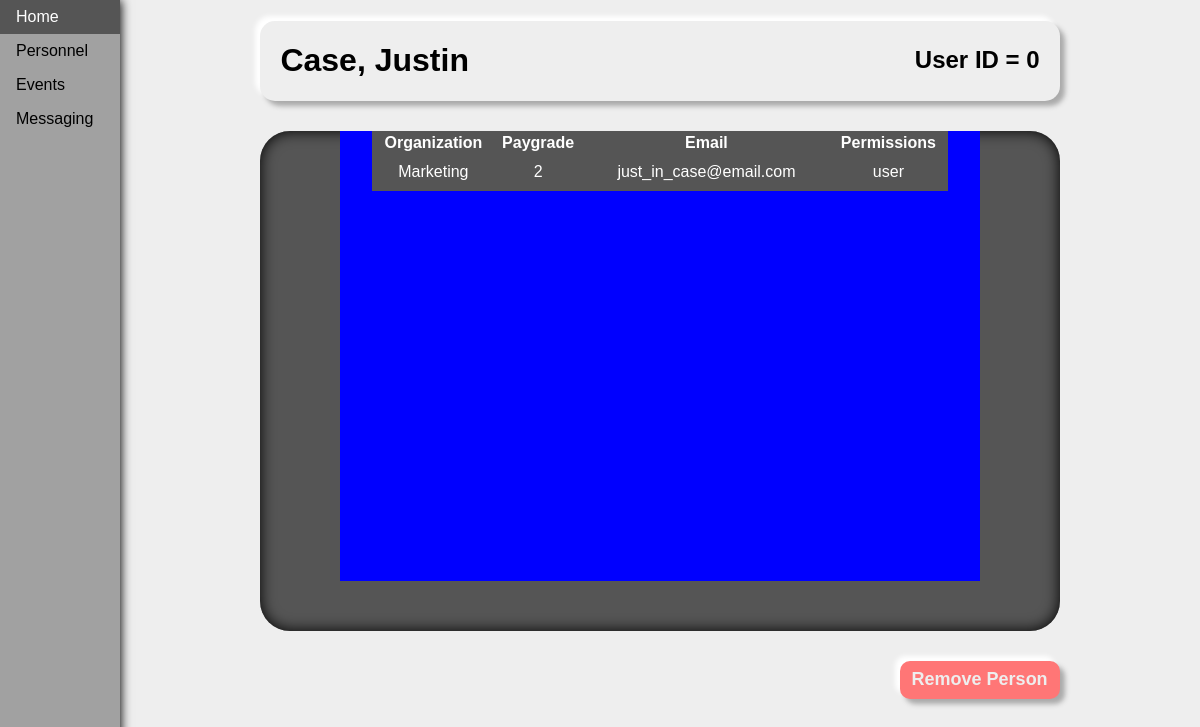
/PM-pages/user_data.php?user_ID=0, run on the app's committed database.
### tables this page shows
CREATE TABLE `people` (
  `user_ID` int(11) NOT NULL,
  `First_Name` varchar(30) NOT NULL,
  `Last_Name` varchar(30) NOT NULL,
  `Email` varchar(50) NOT NULL,
  `Activation_Date` date NOT NULL,
  `Pay_Grade` int(11) NOT NULL,
  `Organization` int(11) NOT NULL,
  `Extra_1` int(11) NOT NULL,
  `Extra_2` int(11) NOT NULL,
  `Extra_3` int(11) NOT NULL,
  `Extra_4` int(11) NOT NULL,
  `Extra_5` int(11) NOT NULL,
  `permissions` varchar(12) DEFAULT NULL
);

CREATE TABLE `groups` (
  `ID` int(11) NOT NULL,
  `group_name` varchar(100) NOT NULL,
  `supervisor_ID` int(11) DEFAULT NULL
);

### PM-extras/db_utils.php (called while the page is built, shortened)
<?php
function get_user_name($link, $user_ID) {
	$full_name = "";
	$query = "SELECT Last_Name, First_Name FROM People WHERE People.user_ID = " . $user_ID;
	if ($result = mysqli_query($link, $query)) {
		$row = mysqli_fetch_array($result);
		$full_name = $row['Last_Name'] . ", " . $row['First_Name'];
	} else {
		echo "ERROR: Could not execute sql query."
									.mysqli_error($link);
	}
	return $full_name;
}
function get_user_info($link, $UID) {
	$res = mysqli_query($link, "SELECT * FROM people JOIN groups ON people.Organization = groups.ID WHERE user_ID = ". $UID);
	$row = mysqli_fetch_array($res);
	$row["supervisor_name"] = get_user_name($link, $row["supervisor_ID"]);
	$get_gps = mysqli_query($link, "SELECT ID, group_name FROM groups");
	while ($gp_row = mysqli_fetch_array($get_gps)) {
		$gp_names[$gp_row["ID"]] = $gp_row["group_name"];
	}
	$extras = "";
	if ($extras == "") $row["extras"] = "None";
		else $row["extras"] = $extras;
	return $row;
}
?>

### PM-pages/user_data.php (the view, shortened to what this page needs)
<!DOCTYPE html>
<html>
<head>
    <link rel="stylesheet" type="text/css" href="../PM-css/styles.css">
</head>
<body>
    <?php require('../PM-extras/db_utils.php');
        $link = create_connection();
        $UID = $_GET['user_ID'];
    ?>
    <ul>
        <li><a href="../index.php">Home</a></li>
        <li><a href="personnel.php">Personnel</a></li>
        <li><a href="events.php">Events</a class="active"></li>
        <li><a href="messaging.php">Messaging</a></li>
    </ul>
    <div class="page_body">
        <div class="user_data_container">
            <div class="top_line">
                <div class="top_line_L">
                    <h1><?php echo get_user_name($link, $UID); ?></h1>
                </div>
                <div class="top_line_R">
                    <h2>User ID = <?php echo $UID; ?></h2>
                </div>
            </div>
            <div>
                <div class="user_info_box">
                    <div class="user_column">
                        <?php $row = get_user_info($link, $UID); ?>
                        <table id="user_info_table">
                            <tr>
                                <th>Organization</th>
                                <th>Paygrade</th>
                                <th>Email</th>
                                <th>Permissions</th>
                            </tr>
                            <tr>
                                <?php
                                    echo "<td class='user_cell'>".$row['group_name']."</td>";
                                    echo "<td class='user_cell'>".$row['Pay_Grade']."</td>";
                                    echo "<td class='user_cell'>".$row['Email']."</td>";
                                    echo "<td class='user_cell'>".$row['permissions']."</td>";
                                ?>
                            </tr>
                        </table>
                    </div>
                </div>
            </div>
            <div class="remove_button" onclick="openTab('b3');">
                Remove Person
            </div>
        </div>
    </div>
</body>
</html>

### PM-css/styles.css (style rules this page uses)
* { font-family: Arial; }
body { margin: 0; background-color: #EEEEEE; }
.page_body { margin-left: 200px; margin-right: 80px; padding: 1px 16px; }
.user_data_container { width: 90%; margin: 0 auto; }
.top_line { margin-top: 20px; margin-left: auto; margin-right: auto; height: 80px; padding-left: 20px; padding-right: 20px; background-color: #EEE; border-radius: 15px; box-shadow: 5px 5px 5px #AAAAAA, -5px -5px 5px #FFFFFF; }
.top_line_L { width: 50%; height: 100%; float: left; }
.top_line_R { width: 50%; height: 100%; float: left; text-align: right; margin-top: 5px; }
.user_info_box { margin: 30px auto; height: 500px; background-color: #555; border-radius: 30px; box-shadow: inset 0 0 15px #000000; }
.user_column { margin: 0 auto; width: 80%; height: 90%; color: white; background-color: blue; }
#user_info_table { width: 90%; margin: 10px auto; text-align: center; background-color: #555; }
.user_cell { text-align: center; white-space: nowrap; padding: 8px 15px 8px 15px; }
.remove_button { float: right; width: 150px; height: 30px; padding: 8px 5px 0px 5px; border-radius: 10px; text-align: center; font-size: 18px; font-weight: bold; cursor: pointer; color: #EEE; background-color: #FF7676; box-shadow: 5px 5px 5px #AAAAAA, -5px -5px 5px #FFFFFF; }
ul { list-style-type: none; margin: 0; padding: 0; width: 120px; background-color: rgb(161, 161, 161); position: fixed; height: 100%; overflow: auto; box-shadow: 1px 0px 10px; }
li a { display: block; color: #000; padding: 8px 16px; text-decoration: none; }

### data on the page
people: get_user_name($link, $UID) "Case, Justin", groups.group_name "Marketing", Pay_Grade "2", Email "just_in_case@email.com", permissions "user"

### other printed values
$UID "0"
